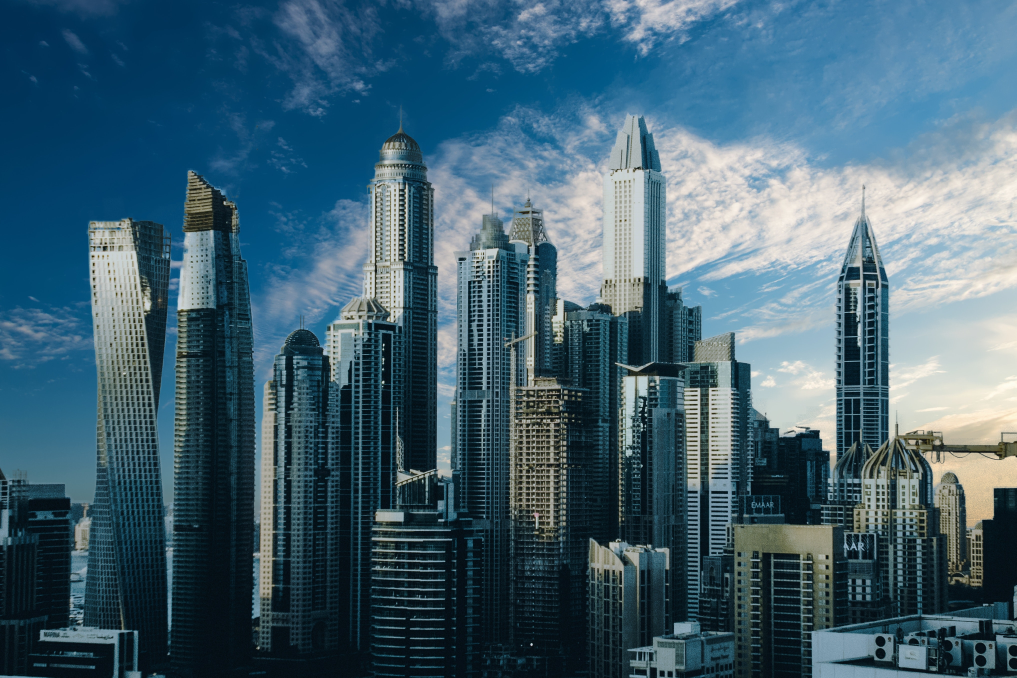
#> input picture images/test2.png, 4066 x 2711 px (shown at 1/4 size)
$ python 1-kenar_algilama.py
#> lines starting #> are read from the running program, lines starting #| are printed output that depends on the picture; after the words box and inside, x2 and y2 are one past the last pixel; in counts of white or black regions, pixels touching at a corner belong together
import cv2

img = cv2.imread("../images/test2.png")
#> img is the input picture: shape (2711, 4066, 3); mean B, G, R 113, 97.3, 66.3
img = cv2.resize(img, (600, 600))
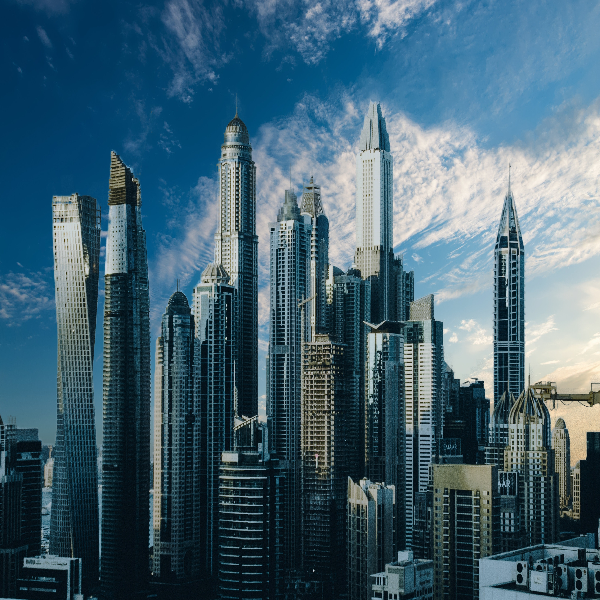
#> img: shape (600, 600, 3); mean B, G, R 112.8, 97.1, 66.2
cv2.imshow("ORJINAL", img)

kenar = img.copy()
kenar = cv2.Canny(kenar, 100, 200) # Kenarları algılamak için kullanılan fonksiyon.
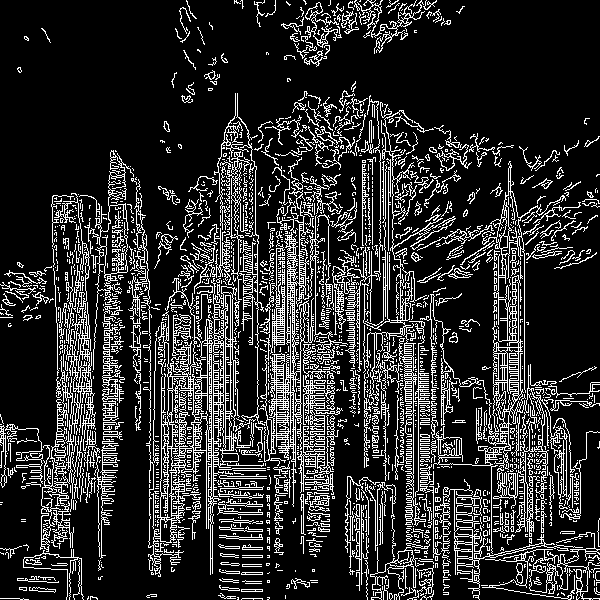
#> kenar: shape (600, 600); 17.7% white in thin lines or dots
cv2.imshow("KENAR ALGILAMA", kenar)

cv2.waitKey(0)

$ run again, with images/test4.png copied over images/test2.png
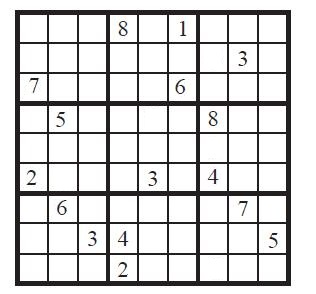
#> input picture images/test4.png, 316 x 294 px
#> img is the input picture: shape (294, 316, 3); mean B, G, R 214, 213.8, 214.2
#> `img = cv2.resize(img, (600, 600))`:
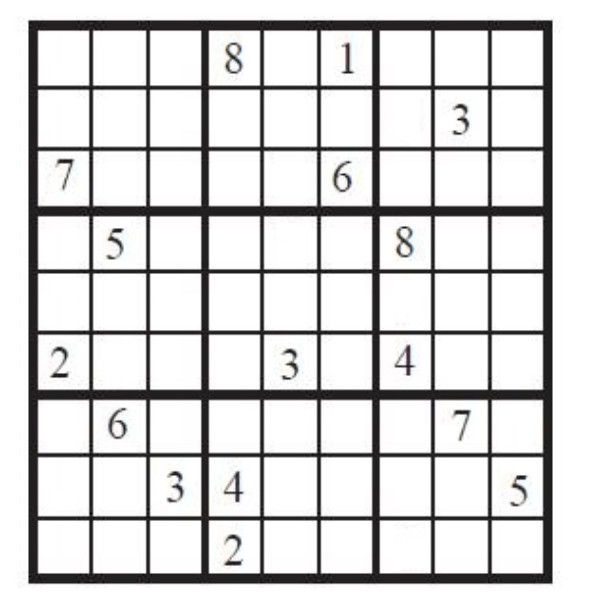
#> img: shape (600, 600, 3); mean B, G, R 213.9, 213.8, 214.2
#> `kenar = cv2.Canny(kenar, 100, 200)`:
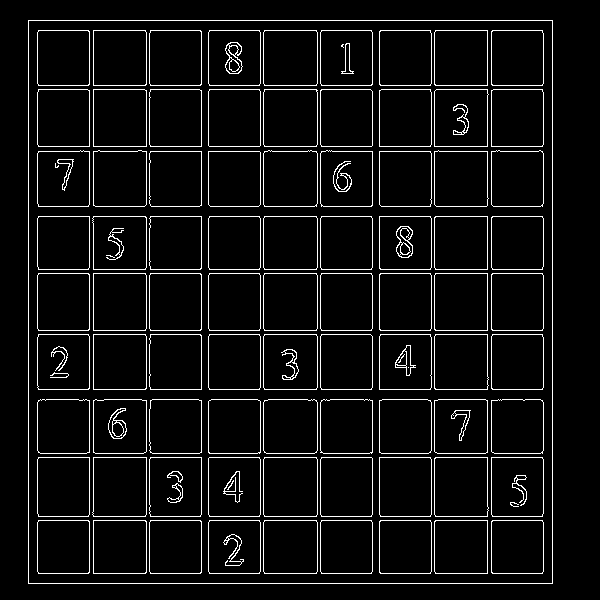
#> kenar: shape (600, 600); 6% white in thin lines or dots, all inside (x1, y1, x2, y2) = (28, 20, 553, 584)

$ run again, with images/test5.png copied over images/test2.png
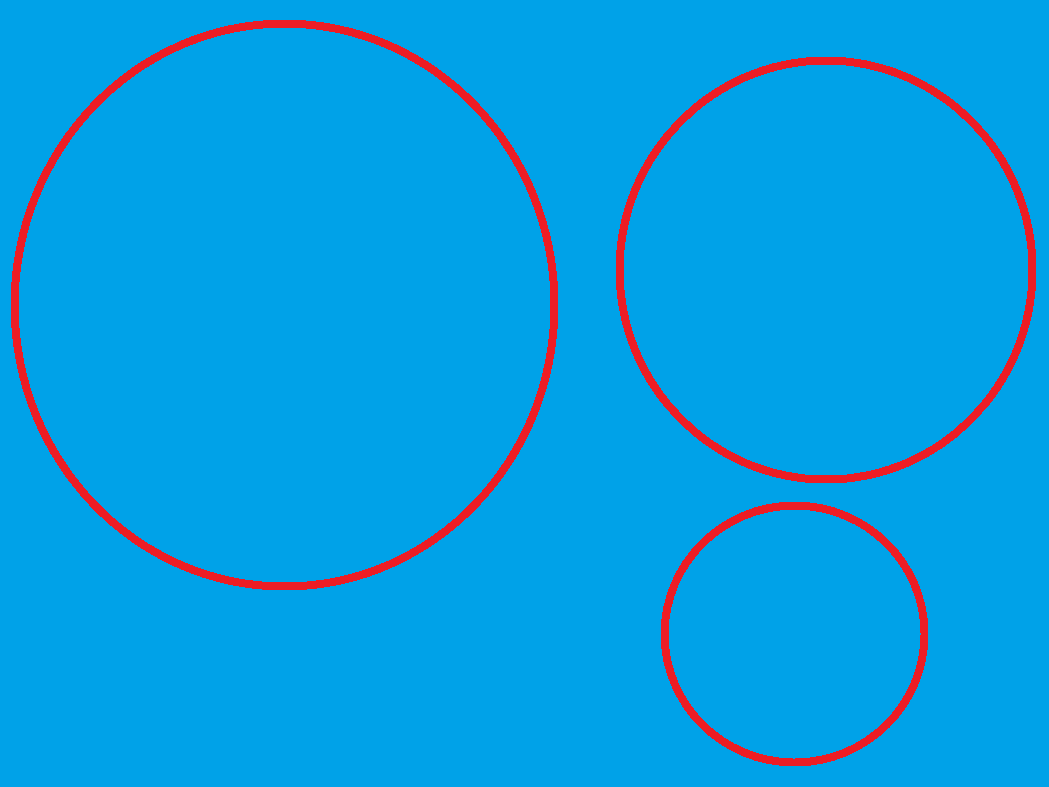
#> input picture images/test5.png, 1049 x 787 px
#> img is the input picture: shape (787, 1049, 3); mean B, G, R 224.7, 157, 8.8
#> `img = cv2.resize(img, (600, 600))`:
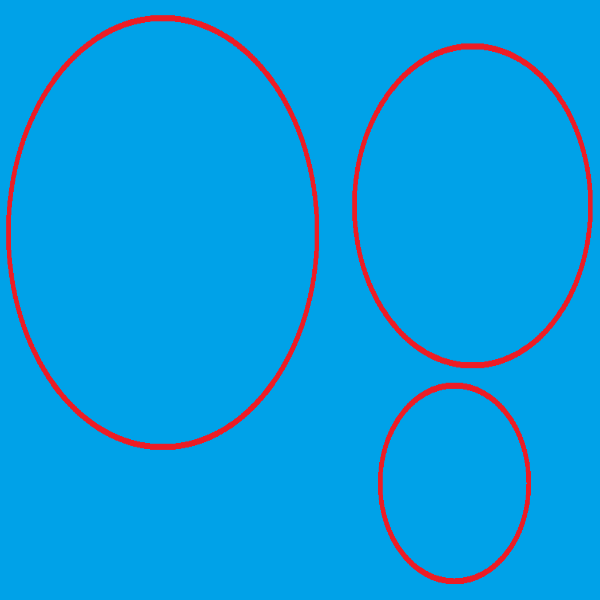
#> img: shape (600, 600, 3); mean B, G, R 224.7, 157, 8.9
#> `kenar = cv2.Canny(kenar, 100, 200)`:
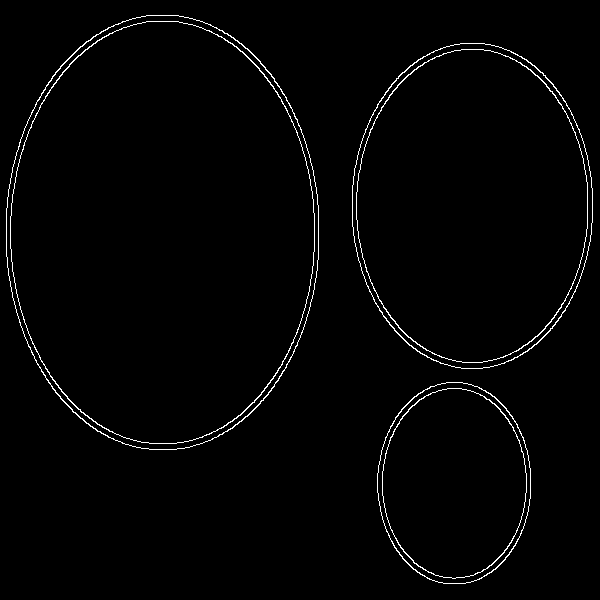
#> kenar: shape (600, 600); 1.6% white in thin lines or dots
